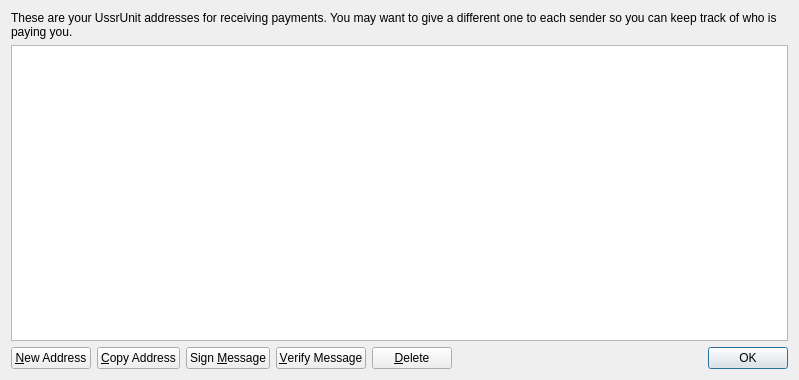
<?xml version="1.0" encoding="UTF-8"?>
<ui version="4.0">
 <class>AddressBookPage</class>
 <widget class="QWidget" name="AddressBookPage">
  <property name="geometry">
   <rect>
    <x>0</x>
    <y>0</y>
    <width>799</width>
    <height>380</height>
   </rect>
  </property>
  <property name="windowTitle">
   <string>Address Book</string>
  </property>
  <layout class="QVBoxLayout" name="verticalLayout">
   <item>
    <widget class="QLabel" name="labelExplanation">
     <property name="text">
      <string>These are your UssrUnit addresses for receiving payments. You may want to give a different one to each sender so you can keep track of who is paying you.</string>
     </property>
     <property name="textFormat">
      <enum>Qt::PlainText</enum>
     </property>
     <property name="wordWrap">
      <bool>true</bool>
     </property>
    </widget>
   </item>
   <item>
    <widget class="QTableView" name="tableView">
     <property name="contextMenuPolicy">
      <enum>Qt::CustomContextMenu</enum>
     </property>
     <property name="toolTip">
      <string>Double-click to edit address or label</string>
     </property>
     <property name="tabKeyNavigation">
      <bool>false</bool>
     </property>
     <property name="alternatingRowColors">
      <bool>true</bool>
     </property>
     <property name="selectionMode">
      <enum>QAbstractItemView::SingleSelection</enum>
     </property>
     <property name="selectionBehavior">
      <enum>QAbstractItemView::SelectRows</enum>
     </property>
     <property name="sortingEnabled">
      <bool>true</bool>
     </property>
     <attribute name="verticalHeaderVisible">
      <bool>false</bool>
     </attribute>
    </widget>
   </item>
   <item>
    <layout class="QHBoxLayout" name="horizontalLayout">
     <item>
      <widget class="QPushButton" name="newAddressButton">
       <property name="toolTip">
        <string>Create a new address</string>
       </property>
       <property name="text">
        <string>&amp;New Address</string>
       </property>
       <property name="icon">
        <iconset resource="../bitcoin.qrc">
         <normaloff>:/icons/add</normaloff>:/icons/add</iconset>
       </property>
      </widget>
     </item>
     <item>
      <widget class="QPushButton" name="copyToClipboard">
       <property name="toolTip">
        <string>Copy the currently selected address to the system clipboard</string>
       </property>
       <property name="text">
        <string>&amp;Copy Address</string>
       </property>
       <property name="icon">
        <iconset resource="../bitcoin.qrc">
         <normaloff>:/icons/editcopy</normaloff>:/icons/editcopy</iconset>
       </property>
      </widget>
     </item>
     <item>
      <widget class="QPushButton" name="signMessage">
       <property name="toolTip">
        <string>Sign a message to prove you own a UssrUnit address</string>
       </property>
       <property name="text">
        <string>Sign &amp;Message</string>
       </property>
       <property name="icon">
        <iconset resource="../bitcoin.qrc">
         <normaloff>:/icons/edit</normaloff>:/icons/edit</iconset>
       </property>
      </widget>
     </item>
     <item>
      <widget class="QPushButton" name="verifyMessage">
       <property name="toolTip">
        <string>Verify a message to ensure it was signed with a specified UssrUnit address</string>
       </property>
       <property name="text">
        <string>&amp;Verify Message</string>
       </property>
       <property name="icon">
        <iconset resource="../bitcoin.qrc">
         <normaloff>:/icons/transaction_0</normaloff>:/icons/transaction_0</iconset>
       </property>
      </widget>
     </item>
     <item>
      <widget class="QPushButton" name="deleteButton">
       <property name="toolTip">
        <string>Delete the currently selected address from the list</string>
       </property>
       <property name="text">
        <string>&amp;Delete</string>
       </property>
       <property name="icon">
        <iconset resource="../bitcoin.qrc">
         <normaloff>:/icons/remove</normaloff>:/icons/remove</iconset>
       </property>
      </widget>
     </item>
     <item>
      <spacer name="horizontalSpacer">
       <property name="orientation">
        <enum>Qt::Horizontal</enum>
       </property>
       <property name="sizeHint" stdset="0">
        <size>
         <width>40</width>
         <height>20</height>
        </size>
       </property>
      </spacer>
     </item>
     <item>
      <widget class="QDialogButtonBox" name="buttonBox">
       <property name="sizePolicy">
        <sizepolicy hsizetype="Maximum" vsizetype="Fixed">
         <horstretch>0</horstretch>
         <verstretch>0</verstretch>
        </sizepolicy>
       </property>
       <property name="standardButtons">
        <set>QDialogButtonBox::Ok</set>
       </property>
      </widget>
     </item>
    </layout>
   </item>
  </layout>
 </widget>
 <resources>
  <include location="../bitcoin.qrc"/>
 </resources>
 <connections/>
</ui>
